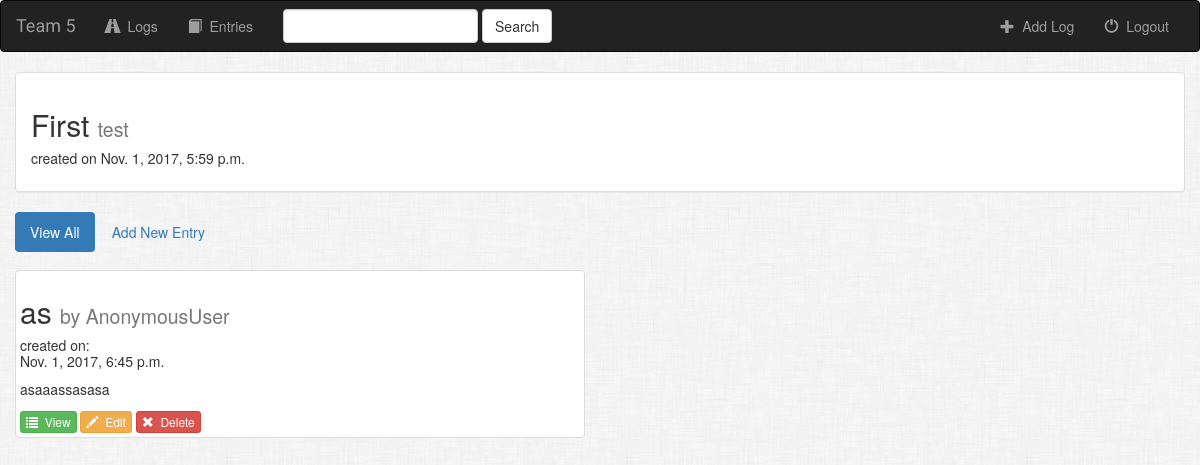
Before: /text/7/ with the older database file.
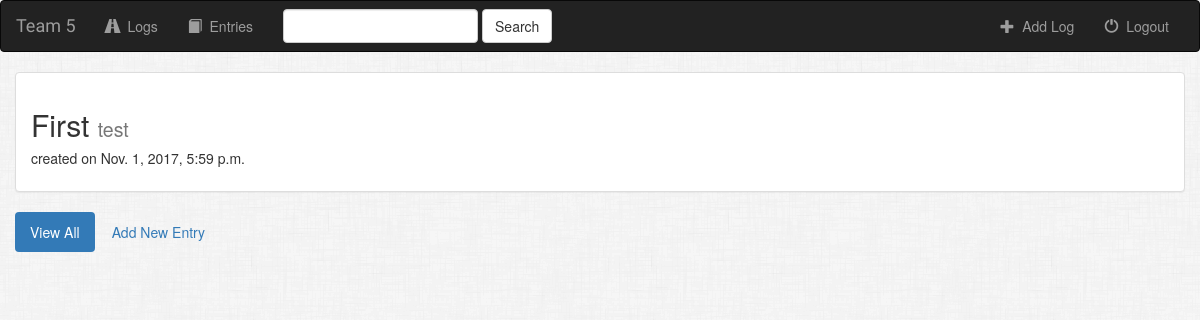
After: the same page with the newer database file.
### text/models.py (models this page shows, shortened)
class Entry(models.Model):
    log = models.ForeignKey(Log, on_delete=models.CASCADE)
    title = models.CharField(max_length = 50)
    text = models.CharField(max_length = 500)
    date = models.DateTimeField()
    is_favorite = models.BooleanField(default=False)

### text/views.py (the view)
# urls.py: url(r'^(?P<pk>[0-9]+)/$', views.DetailView.as_view(), name = 'detail'),
class DetailView(generic.DeleteView):
    model = Log
    template_name = 'text/detail.html'

### text/templates/text/detail.html (shortened to what this page needs)
{% extends 'text/base.html' %}
{%block body%}
<div class="col-sm-12 col-md-12">
    <div class="panel panel-default">
        <div class="panel-body">
            <h2>{{ log.title }} <small>{{ log.category }}</small></h2>
            <h5>created on {{ log.date }}</h5>
        </div>
    </div>
</div>
<ul class="nav nav-pills" style="margin-bottom: 18px; padding-left: 15px;" >
                <li role="presentation" class="active"><a href="{% url 'text:detail' log.id %}">View All</a></li>
                <li role="presentation"><a href="{% url 'text:create_entry' log.id %}">Add New Entry</a></li>
            </ul>
        {% for entry in log.entry_set.all %}
        <div class="col-sm-6 col-lg-6">
                  <div class="thumbnail">
                      <h2>
                          {{entry.title}} <small>  by {{user}}</small>
                      </h2>
                      <h5>created on: <br> {{entry.date}}</h5>
                      <p>
                        {{entry.text}}
                      </p>
                      <form action="#" method="post" style="display: inline;">
                                  <a href = "#"<button type="button" class="btn btn-success btn-xs">
                                      <span class="glyphicon glyphicon-list"></span>&nbsp; View
                                  </button></a>
                                  <button type="button" class="btn btn-warning btn-xs">
                                      <span class="glyphicon glyphicon-pencil"></span>&nbsp; Edit
                                  </button>
                                  <button type="submit" class="btn btn-danger btn-xs">
                                      <span class="glyphicon glyphicon-remove"></span>&nbsp; Delete
                                  </button>
                              </form>
                  </div>
              </div>
        {% endfor %}
{%endblock%}

Changed rows visible on the page:
removed Entry: title "as", user "AnonymousUser", date "Nov. 1, 2017, 6:45 p.m.", text "asaaassasasa"
